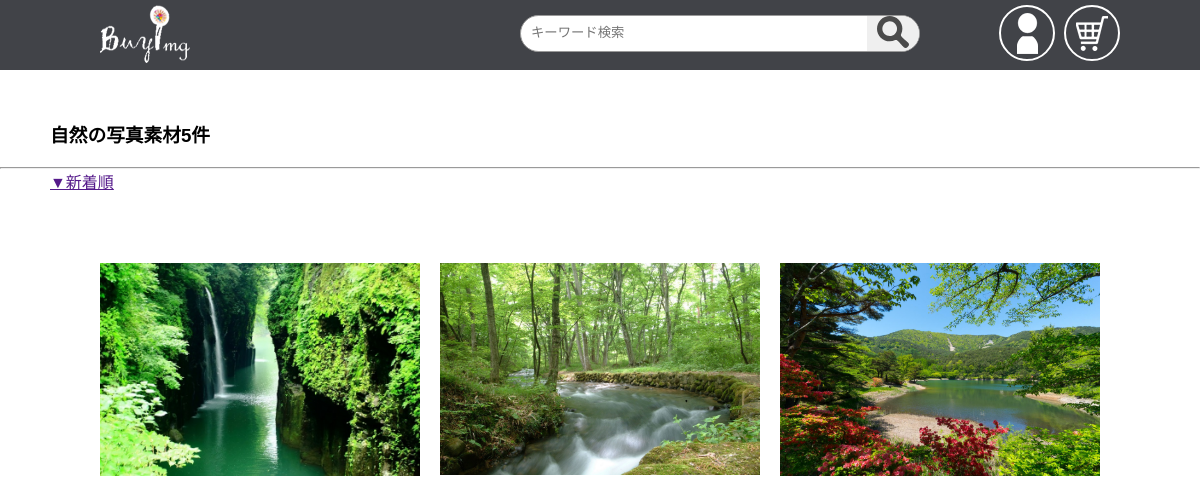
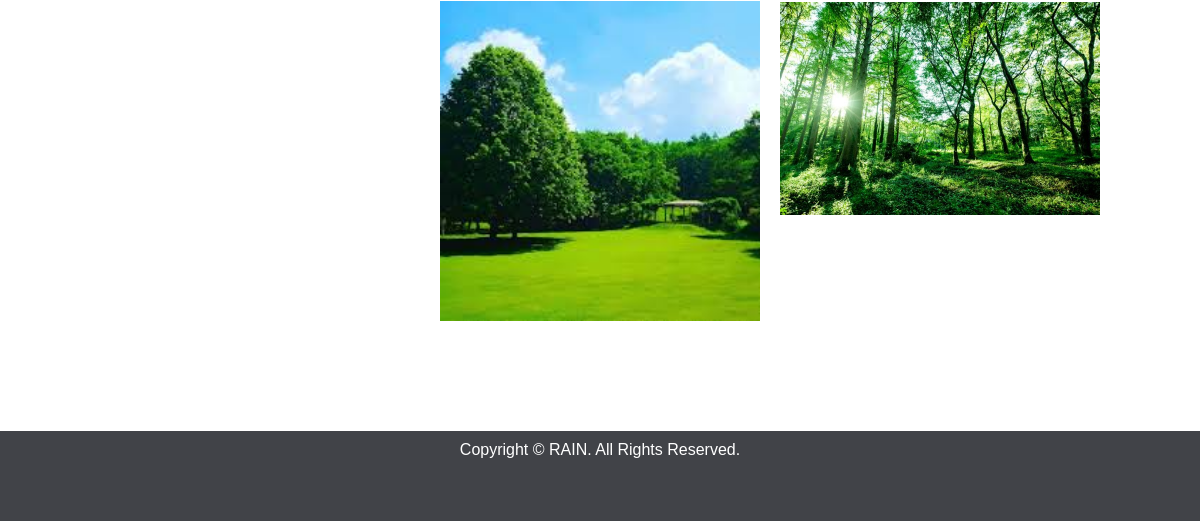
Page /preview.php?big_category=自然 on the earlier database version (2 pictures, top to bottom).
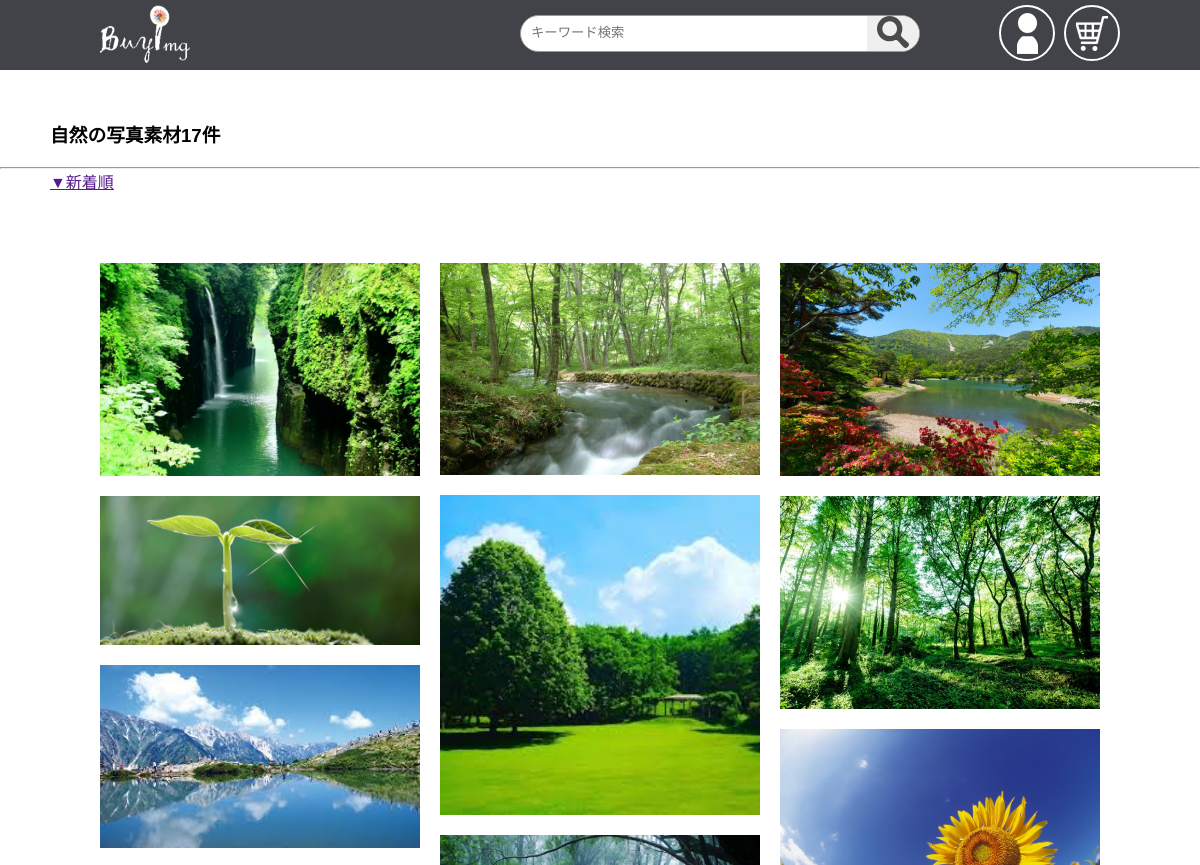
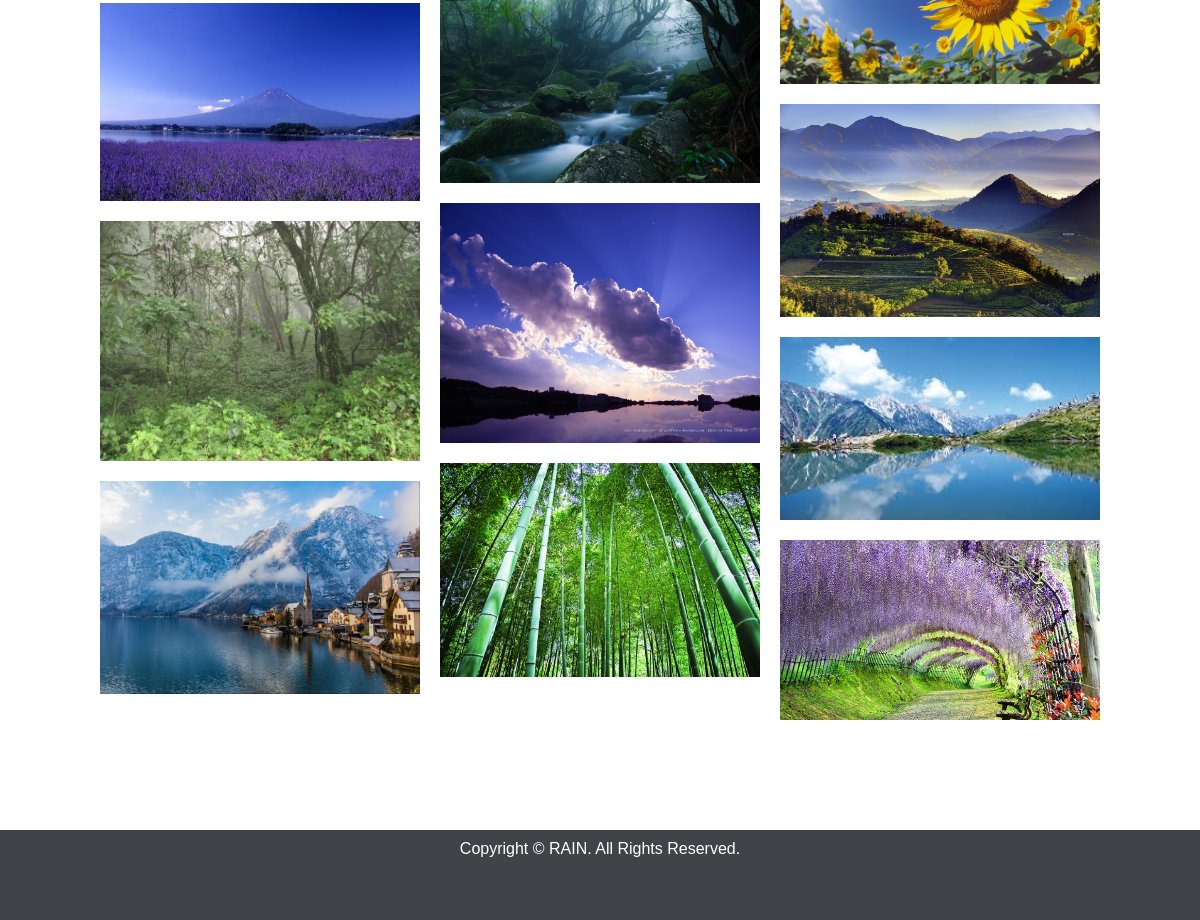
Same page on the later database version (2 pictures, top to bottom).
### tables this page shows
CREATE TABLE `product_master` (
  `product_id` int(11) NOT NULL COMMENT '素材ID',
  `product_name` varchar(30) NOT NULL COMMENT '素材名',
  `product_introduction` varchar(255) NOT NULL COMMENT '素材紹介',
  `product_path` varchar(30) NOT NULL COMMENT '素材データ',
  `price` int(30) NOT NULL COMMENT '価格',
  `size` varchar(30) NOT NULL COMMENT 'サイズ',
  `type` varchar(10) NOT NULL COMMENT '拡張子',
  `upload_data` datetime NOT NULL DEFAULT CURRENT_TIMESTAMP COMMENT 'アップロード日',
  `big_category` varchar(255) NOT NULL COMMENT '大カテゴリ名',
  `author_name` varchar(255) NOT NULL COMMENT '作者名'
);

### preview.php (the view, shortened to what this page needs)
<?php
	$con=mysqli_connect("localhost","root","")or die("失敗");
	mysqli_set_charset($con,"utf8");
	mysqli_select_db($con,"rain_site");
	if(isset($_POST["seaech_word"]))
	{
		$sql=" select product_id,product_path from product_master where product_name like'%{$_POST["seaech_word"]}' OR product_introduction like'%{$_POST["seaech_word"]}' OR big_category like'%{$_POST["seaech_word"]}'";
	}
	else
	{
		$sql=" select product_id,product_path from product_master where big_category='{$_GET["big_category"]}'";
	}
	$result=mysqli_query($con,$sql);
	$num=mysqli_num_rows($result);
	$list = array();
	while ($row = mysqli_fetch_assoc($result)) {
		$list[] = $row;
	}
?>
<!DOCTYPE html PUBLIC "-//W3C//DTD XHTML 1.0 Transitional//EN" "http://www.w3.org/TR/xhtml1/DTD/xhtml1-transitional.dtd">
<html>
	<head>
		<link href="./css/preview.css" rel="stylesheet" type="text/css" />
	</head>
	<body>
			<div class="header">
				<a href="index.html"><img src="./img/common/logo_white.png" class="header_logo"></a>
				<form method="post" action="./preview.php" class="search_container">
					<input type="text" size="25" placeholder="キーワード検索" name="seaech_word">
	  				<input type="submit" value="">
				</form>
				<div class="header_buttons">
					<a href="blank"><img src="./img/common/header_button1.png" class="header_button1"></a>
					<a href="./cart.php"><img src="./img/common/header_button2.png" class="header_button2"></a>
				</div>
			</div>
		<h3><?php if(isset($_GET["big_category"])){echo $_GET["big_category"];}else{print $_POST["seaech_word"];} ?>の写真素材<?php print $num; ?>件</h3>
		<hr>
		<a href="" class="order_link">▼新着順</a>
		<div class="grid">
		<?php foreach ($list as $row) {?>
			<a href="./preview_detail.php?product_id=<?php echo $row["product_id"]; ?>" class="grid-item">
				<img src="<?php echo $row["product_path"]; ?>">
			</a>
		<?php } ?>
		</div>
         <div id="footer">
                  Copyright © RAIN. All Rights Reserved.
         </div>
	</body>
</html>

### css/preview.css (style rules this page uses)
* { margin:0; padding:0; }
body { height:100%; width:100%; font-family:"游ゴシック体","Yu Gothic",YuGothic,"ヒラギノ角ゴ Pro","Hiragino Kaku Gothic Pro","メイリオ","Meiryo",sans-serif; }
.header { background-color:#414348; width:100%; position: fixed; top: 0; z-index: 9999; }
.header_logo { margin-left:100px; padding:5px 0px; float:left; }
.header_buttons { text-align:right; padding-right:80px; padding-top:5px; }
.search_container { box-sizing: border-box; position: relative; border: 1px solid #999; padding: 3px 10px; border-radius: 20px; height: 2.3em; width: 400px; overflow: hidden; background-color:white; float:left; margin:15px 0 0 330px; }
.search_container input[type="text"] { border: none; height: 2.0em; width:350px; }
.search_container input[type="submit"] { cursor: pointer; font-family: FontAwesome; font-size: 1.3em; border: none; background-image:url(../img/common/search.png); background-repeat:no-repeat; background-position: 50% 50%; color: #3879D9; position: absolute; width: 2.5em; height: 2.5em; right: 0; top: -10px; outline : none; }
.header_button1 { border-radius: 50%; border: 2px solid white; vertical-align: middle; }
.header_button2 { margin-left:5px; border-radius: 50%; border: 2px solid white; vertical-align: middle; }
h3 { margin:120px 0 20px 50px; }
.order_link { margin:10px 0 0 50px; }
.grid { margin:60px auto 0 auto; width:1300px; }
.grid-item { float: left; margin: 10px; display: table; }
.grid-item img { width:320px; display: table-cell; vertical-align: middle; color: #737373; }
#footer { margin-top:100px; background-color:#414348; text-align: center; color:#fff; padding:10px 0 20px; height:60px; width:100%; }

Differences in the rows shown:
added product_master: product_path (picture)
added product_master: product_path (picture)
added product_master: product_path (picture)
added product_master: product_path (picture)
added product_master: product_path (picture)
added product_master: product_path (picture)
added product_master: product_path (picture)
added product_master: product_path (picture)
added product_master: product_path (picture)
added product_master: product_path (picture)
added product_master: product_path (picture)
added product_master: product_path (picture)
Other differences:
$num: "5" → "17"
